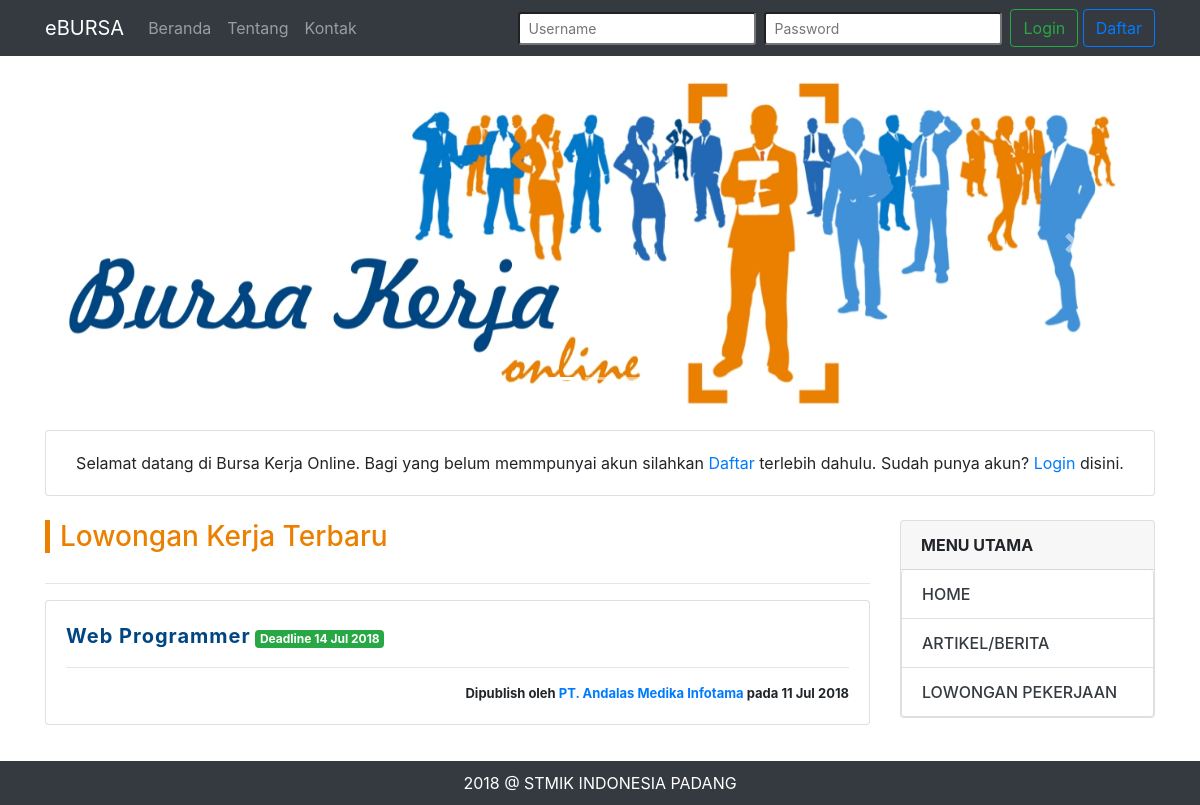
Page /main.php?page=loker on the earlier database version.
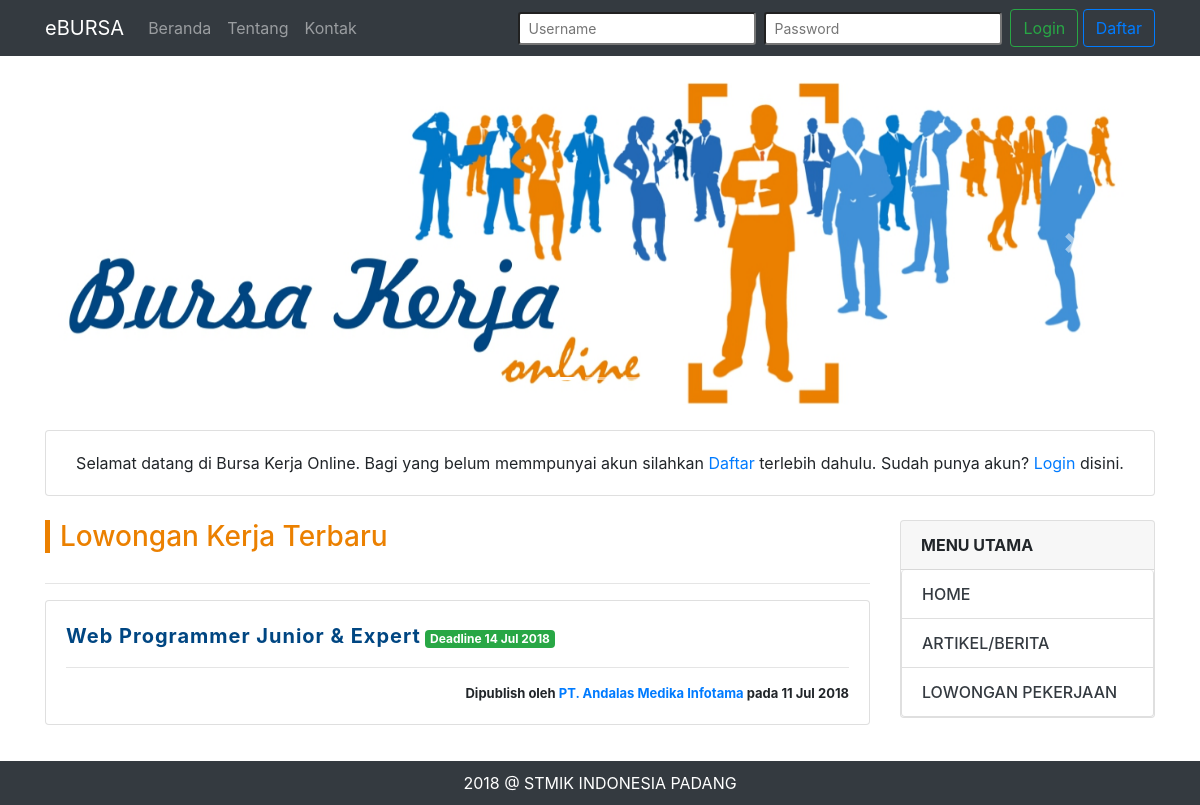
Same page on the later database version.
### tables this page shows
CREATE TABLE `lowongan` (
  `id` int(11) NOT NULL AUTO_INCREMENT,
  `profil_perusahaan_id` int(11) NOT NULL,
  `judul` varchar(255) NOT NULL,
  `tanggal_mulai` date NOT NULL,
  `tanggal_selesai` date NOT NULL,
  `deskripsi_pekerjaan` text NOT NULL,
  `deskripsi_persyaratan` text NOT NULL,
  `gaji` int(11) NOT NULL,
  `bann` tinyint(1) NOT NULL DEFAULT '0',
  `status` tinyint(1) NOT NULL,
  `dibuat_pada` date NOT NULL,
  PRIMARY KEY (`id`),
  KEY `profil_perusahaan_id` (`profil_perusahaan_id`)
);

CREATE TABLE `profil_perusahaan` (
  `id` int(11) NOT NULL AUTO_INCREMENT,
  `user_akun_id` int(11) NOT NULL,
  `nama_perusahaan` varchar(50) NOT NULL,
  `no_siup` varchar(20) NOT NULL,
  `no_situ` varchar(20) NOT NULL,
  `bidang_usaha` varchar(50) NOT NULL,
  `alamat` text,
  `telepon` varchar(20) DEFAULT NULL,
  `deskripsi_perusahaan` text,
  `website` varchar(50) DEFAULT NULL,
  `email` varchar(50) NOT NULL,
  `logo_perusahaan` varchar(100) DEFAULT 'default.png',
  `slogan` varchar(50) DEFAULT NULL,
  `dibuat_pada` date NOT NULL,
  PRIMARY KEY (`id`),
  KEY `user_akun_id` (`user_akun_id`)
);

### cores/misc/function.php (called while the page is built, shortened)
<?php
	function koneksi() {
		$conn = mysqli_connect('localhost', 'root', '', 'dbbursa');
		return $conn;
	}
	function perusahaanGetNama($user_id) {
		$conn = koneksi();
		$sql = "SELECT nama_perusahaan FROM profil_perusahaan WHERE id = '$user_id'";
		$proc = mysqli_query($conn, $sql);
		$data = mysqli_fetch_assoc($proc);
		return $data['nama_perusahaan'];
	}
?>

### views/loker.php (the view, shortened to what this page needs)
<?php include "views/partials/carousel.php"; ?>
<div class="card bg-scondary my-4 text-center">
	<div class="card-body">
		<p class="m-0">
			Selamat datang di Bursa Kerja Online. Bagi yang belum memmpunyai akun silahkan
			<a href="?page=daftar">Daftar</a> terlebih dahulu. Sudah punya akun?
			<a href="?page=login">Login</a> disini.
		</p>
	</div>
</div>
<div class="row">
	<div class="col-md-9">
		<h3 class="home-title">Lowongan Kerja Terbaru</h3><hr>
		<?php
			$list_data = array();
			$query = "SELECT * FROM lowongan ";
			$process = mysqli_query($conn, $query);
			while($row = mysqli_fetch_array($process)) {
				$list_data[] = $row;
			}
			foreach ($list_data as $key => $value) {
		?>
		<div class="row bt-mrg-10">
			<div class="col-md-12">
				<div class="card">
					<div class="card-body">
						<p class="post-title">
							<a href="?page=detail-loker&id=<?php echo $value['id'] ?>"><?php echo $value['judul'] ?></a>
							<span class="badge badge-success">Deadline <?php echo date("d M Y", strtotime($value['tanggal_selesai'])) ?></span>
						</p><hr>
						<p class="post-time text-right">Dipublish oleh <a href="#"><?php echo perusahaanGetNama($value['profil_perusahaan_id']) ?></a> pada <?php echo date("d M Y", strtotime($value['dibuat_pada'])) ?></p>
					</div>
				</div>
			</div>
		</div>
		<?php
			}
		?>
	</div>
	<div class="col-md-3">
		<?php include "views/partials/rightbar.php"; ?>
	</div>
</div>

Differences in the rows shown:
changed lowongan "PT. Andalas Medika Infotama": judul "Web Programmer" → "Web Programmer Junior & Expert"
